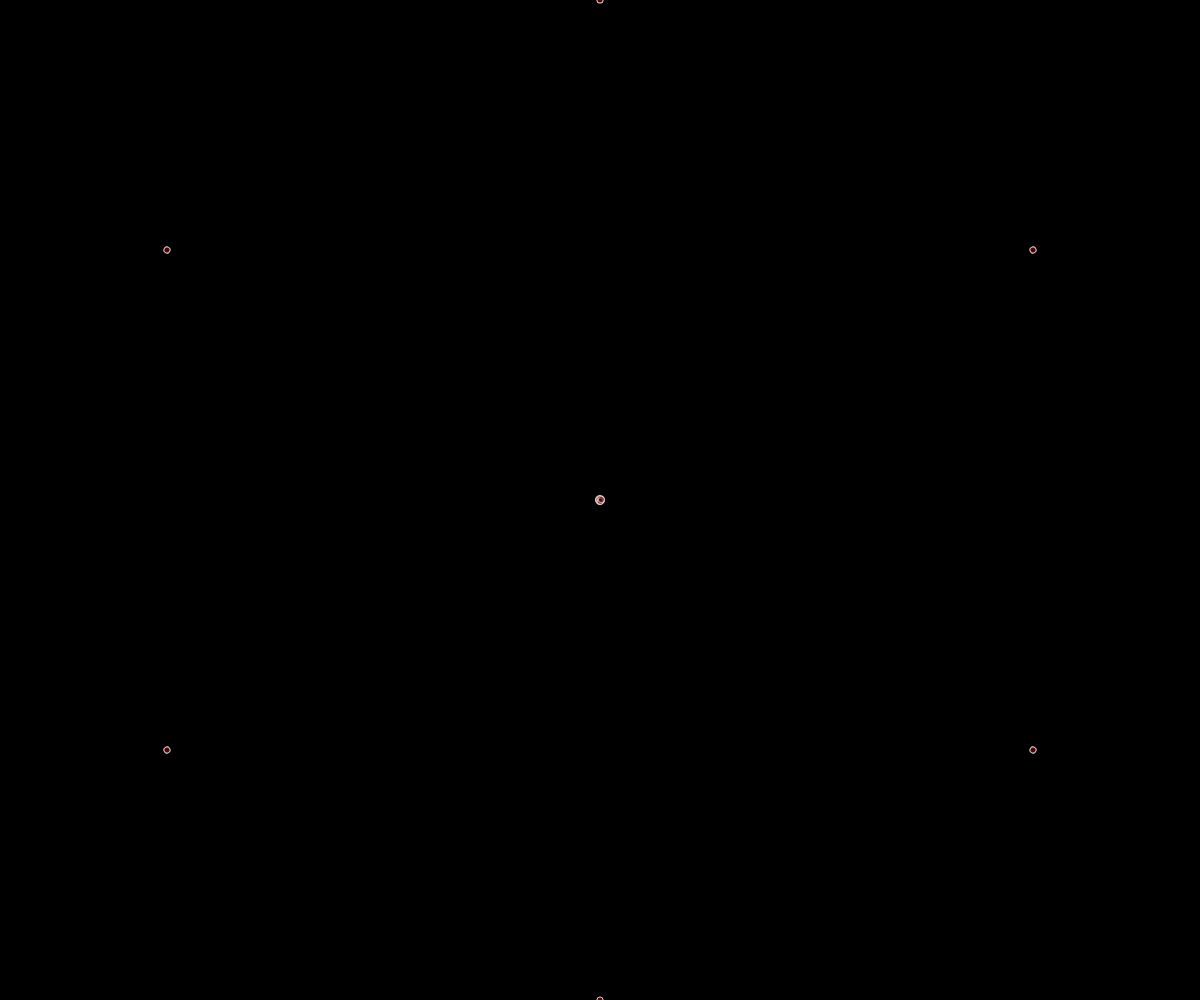
Frame 1 (no input)
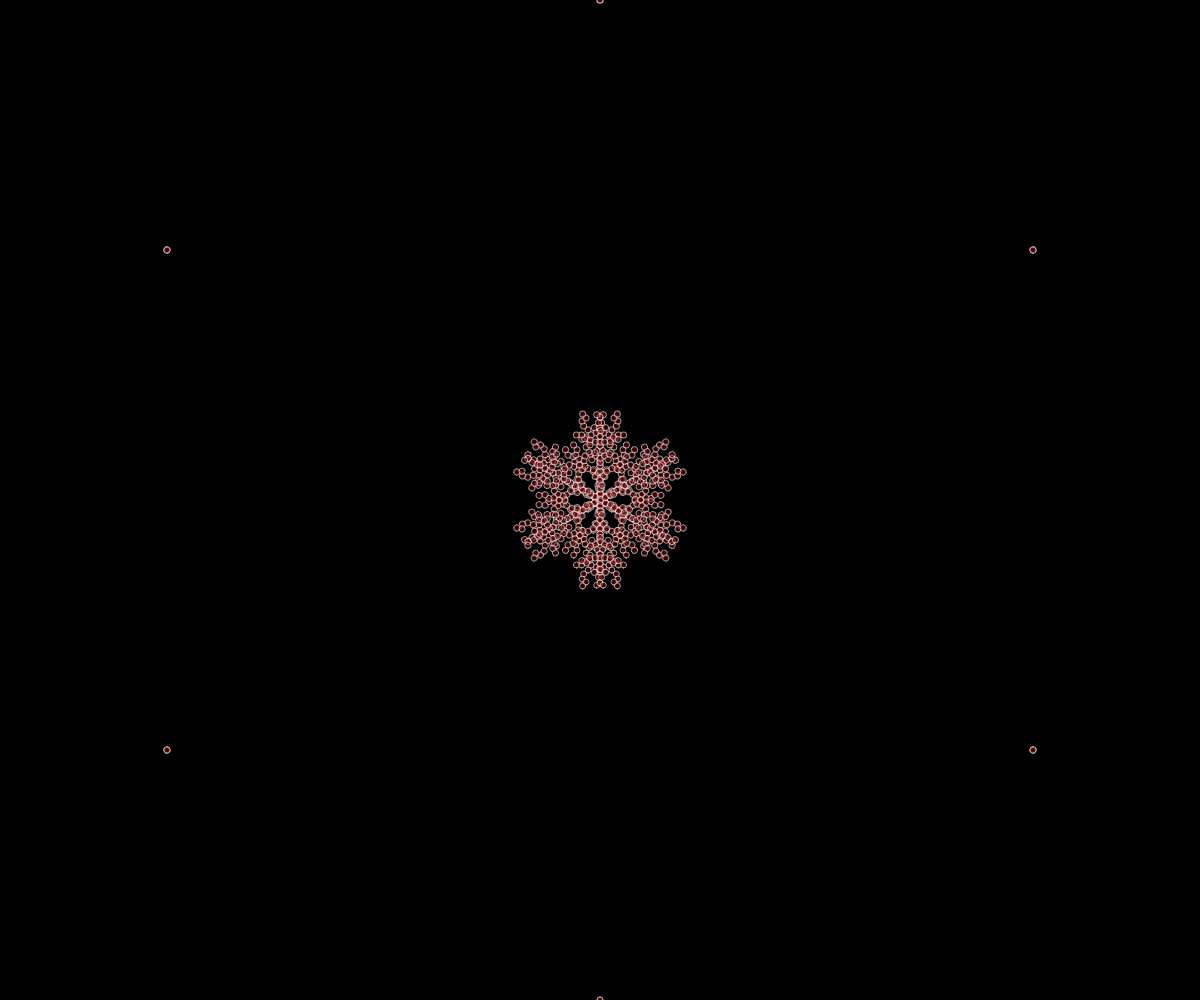
Frame 60 (no input)
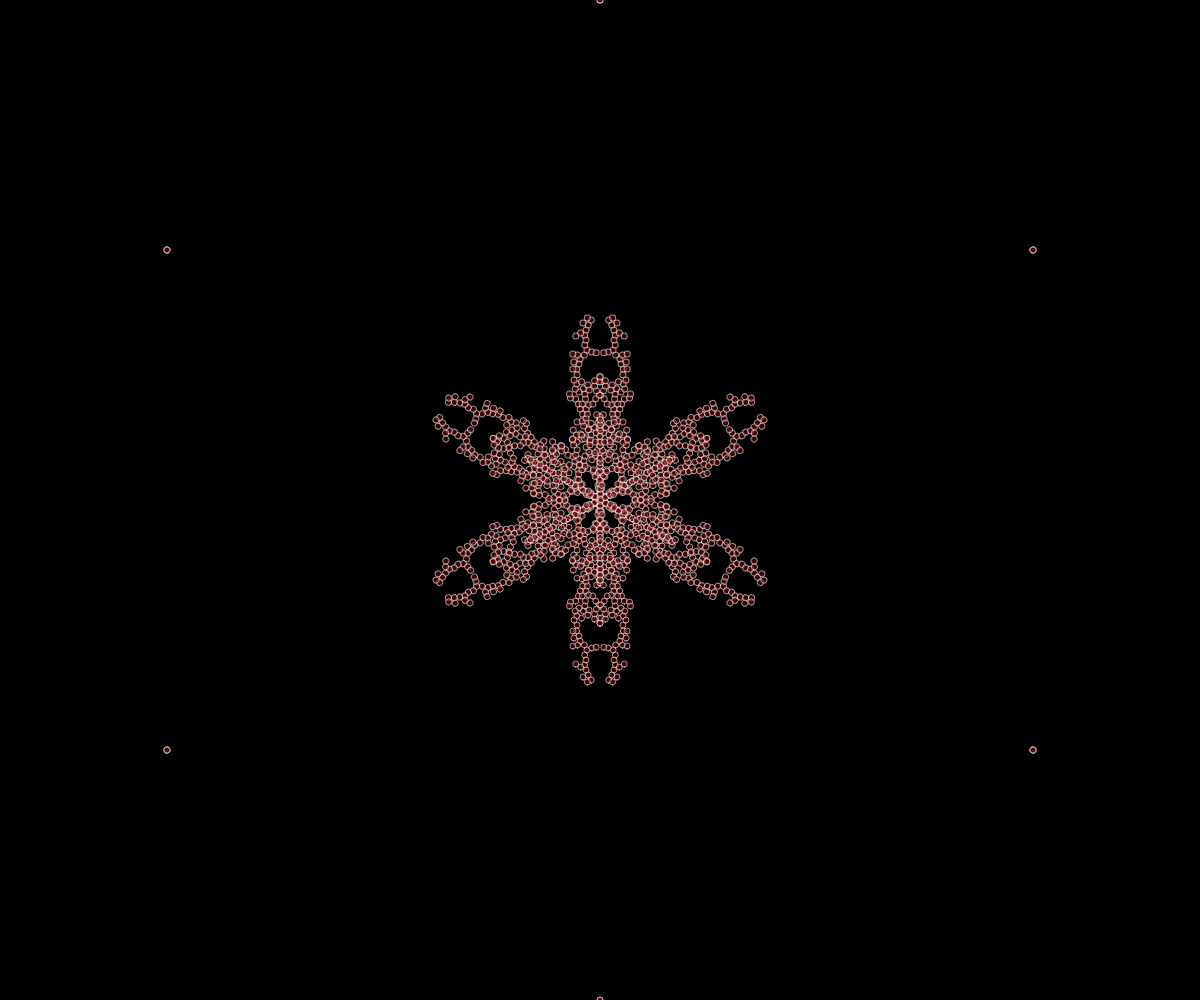
Frame 120 (the mouse pressed at the canvas centre since frame 60)

The p5.js sketch that drew these frames (run headless with seeded random() and noise() and a simulated clock; from frame 60 on, the mouse is pressed at the canvas centre):

// p5.js sketch
// ── sketch.js


// Codigo inspirado en https://youtu.be/XUA8UREROYE

let current;
let snowflake = [];

function setup() {
  createCanvas(windowWidth, windowHeight);
  current = new Particle(height/2, 0);
}

function draw() {
  translate(width/2, height/2);
  rotate(PI/6);
  background(0);

  let count = 0;
  while (!current.finished() && !current.intersects(snowflake)) {
    current.update();
    count++;
  }

  if (count == 0) {
    noLoop();
    console.log('snowflake completed');
  }

  snowflake.push(current);
  current = new Particle(height/2, 0);

  for (let i = 0; i < 6; i++) {
    rotate(PI/3);
    current.show();
    for (let p of snowflake) {
      p.show();
    }

    push();
    scale(1, -1);
    current.show();
    for (let p of snowflake) {
      p.show();
    }
    pop();
  }
}

// ── particle.js

//  Codigo inspirado en https://youtu.be/XUA8UREROYE

class Particle {

  constructor(radius, angle) {
    this.pos = p5.Vector.fromAngle(angle);
    this.pos.mult(radius);
    this.r = 3;
  }

  update() {
    this.pos.x -= 1;
    this.pos.y += random(-3, 3);

    let angle = this.pos.heading();
    angle = constrain(angle, 0, PI/3);
    let magnitude = this.pos.mag();
    this.pos = p5.Vector.fromAngle(angle);
    this.pos.setMag(magnitude);
  }

  show() {
    fill(100, 0, 0, 150);
    stroke(255, 150);
    ellipse(this.pos.x, this.pos.y, this.r * 2);
  }

  intersects(snowflake) {
    let result = false;
    for (let s of snowflake) {
      let d = dist(s.pos.x, s.pos.y, this.pos.x, this.pos.y); 
      if (d < this.r * 2) {
        result = true;
        break;
      }
    }
    return result;
  }

  finished() {
    return (this.pos.x < 1);
  }
}
